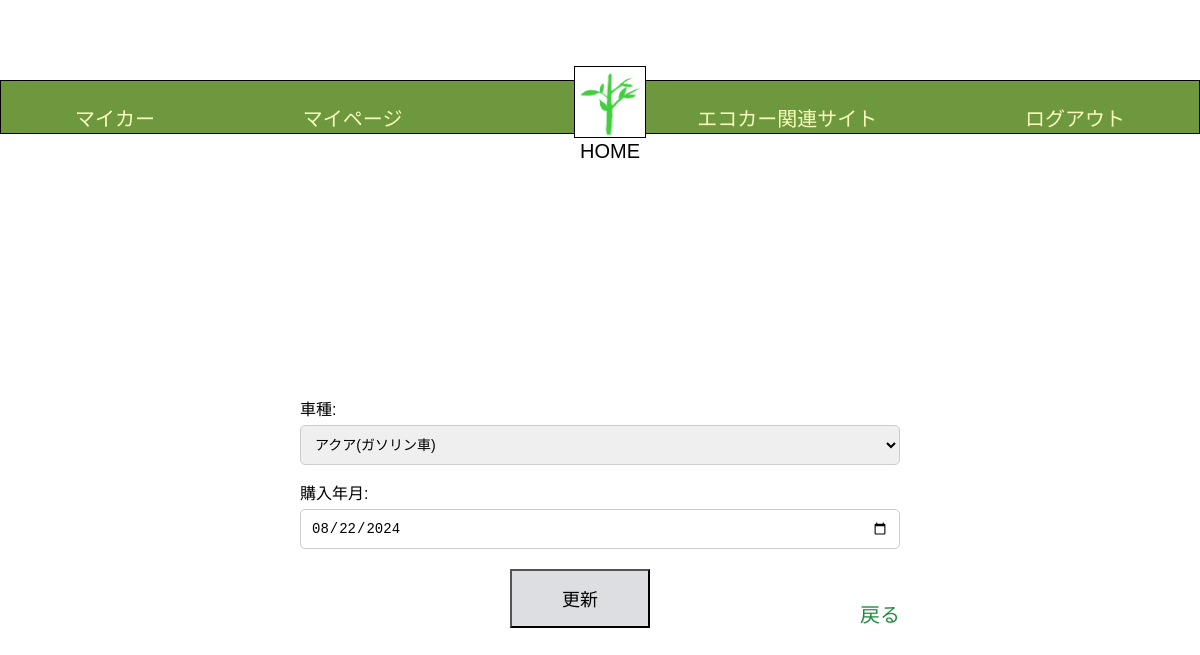
/Edrive/mycar_detail/1, run on an earlier commit of the app's database.
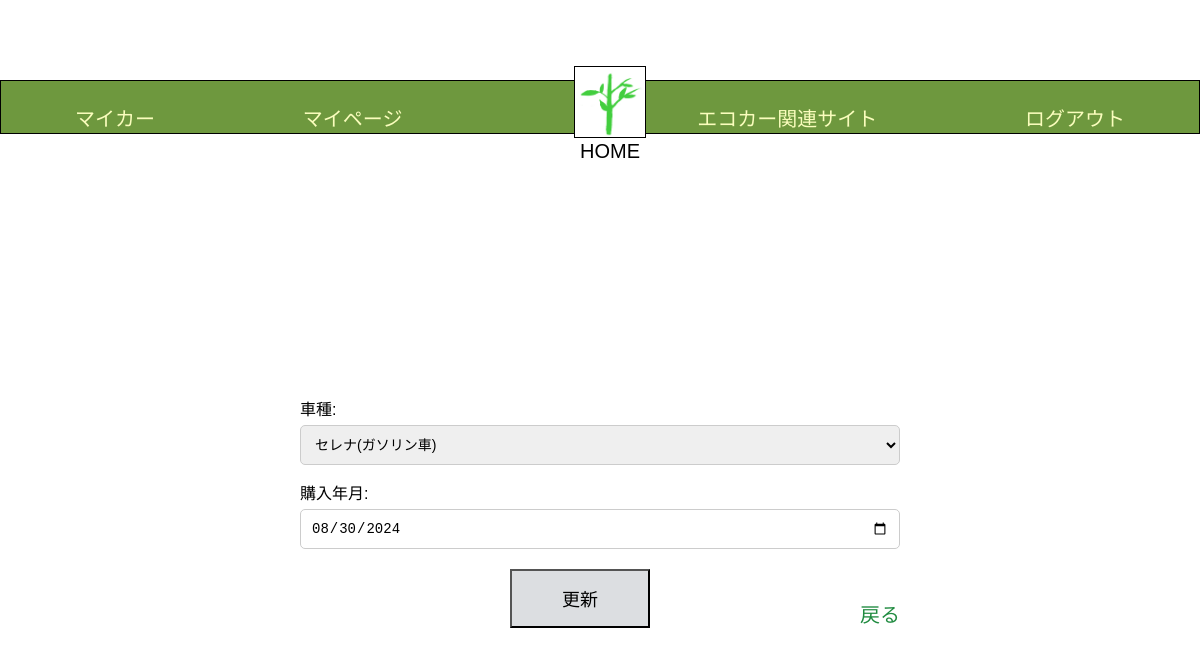
And on a later commit of the database.
### Edrive/models.py (models this page shows)
class BaseModel(models.Model):
    created_at = models.DateTimeField(auto_now_add=True)
    updated_at = models.DateTimeField(auto_now=True)
    class Meta:
        abstract = True

class MyCar(BaseModel):
    name = models.CharField(max_length=1000, default='default_name')
    user = models.ForeignKey(User, related_name='mycars', on_delete=models.CASCADE)
    car_model = models.ForeignKey(CarModel, on_delete=models.CASCADE,null=True)
    purchase_on = models.DateField(null=True)
    next_oil_change_on = models.DateField(null=True)
    next_inspection_on = models.DateField(null=True)
    target_fuel_efficiency = models.FloatField(null=True, blank=True)
    class Meta:
        db_table = 'my_cars'

### Edrive/views.py (the view, shortened to what this page needs)
# urls.py: path('mycar_detail/<int:pk>',MyCarDetailView.as_view(), name = 'mycar_detail'),
class MyCarDetailView(View):
    template_name = 'mycar_detail.html'
    def get(self, request, *args,**kwargs):
        pk = kwargs.get('pk')
        user = get_object_or_404(User, pk=pk)
        mycars_instance = MyCar.objects.filter(user=user).first()
        if mycars_instance:
            car_model = mycars_instance.car_model
            form1 = MyCarDetailForm(instance=mycars_instance)
        else:
            form1 = MyCarDetailForm()
        context = {
            'form1': form1,
            'mycars_instance': mycars_instance
        }
        return render(request, self.template_name,context)

### Edrive/forms.py (shortened to what this page needs)
class MyCarDetailForm(forms.ModelForm):
    car_model = forms.ModelChoiceField(
        label= '車種',
        queryset=CarModel.objects.all(),
        required=True,
        widget=forms.widgets.Select(attrs={'class':'form-control'})
    )
    def __init__(self, *args, **kwargs):
        super(MyCarDetailForm, self).__init__(*args, **kwargs)
    purchase_on = forms.DateField(label = '購入年月', required=False, widget=forms.DateInput(attrs={'type': 'date', 'class':'form-control'}))
    class Meta:
        model = MyCar
        fields = ['car_model', 'purchase_on']

### Edrive/models.py (called while the page is built)
    def __str__(self):
        return self.car_model_name

### templates/mycar_detail.html (shortened to what this page needs)
{% load static %}
<!DOCTYPE html>
<html lang="ja">
   <head>
      <link rel="stylesheet" href="{% static 'css/style.css' %}">
   </head>
   <body>
       <header class="header-container">
      <nav class="navbar navbar-expand-lg navbar-light bg-light">
        <a class="navbar-brand" href="{% url 'Edrive:my_car' user.pk %}">マイカー</a>
        <a class="navbar-brand" href="{% url 'Edrive:mypage' user.pk %}">マイページ</a>
        <div class="logo">
        <a href="{% url 'Edrive:home' %}" class="home-link">
             <img src = "{% get_media_prefix %}shinryoku.png"  alt = "ホーム">
             <p>HOME</p>
        </a>
        </div>
        <a class="navbar-brand" href="{% url 'Edrive:eco_car_site' %}">エコカー関連サイト</a>
        <a class="navbar-brand" href="{% url 'Edrive:logout' %}">ログアウト</a>
      </nav>
      </header>
    <div class="detail-container">
       <form method="POST" action="">
            <div class="form-group">
                {{ form1.car_model.label_tag }}
                {{ form1.car_model }}
            </div>
            <div class="form-group">
                {{ form1.purchase_on.label_tag }}
                {{ form1.purchase_on }}
            </div>
            <div class="btn-container">
   <input type="submit" value="更新" class="btn">
</form>
      <nav class="detail-navbar">
          <a class="navbar-brand" href="{% url 'Edrive:my_car' user.pk %}">戻る</a>
      </nav>
      </div>
    </body>
</html>

What changed in the data, as far as the page shows it:
removed MyCar: car_model "アクア(ガソリン車)", purchase_on "08/22/2024"
added MyCar: car_model "セレナ(ガソリン車)", purchase_on "08/30/2024"
